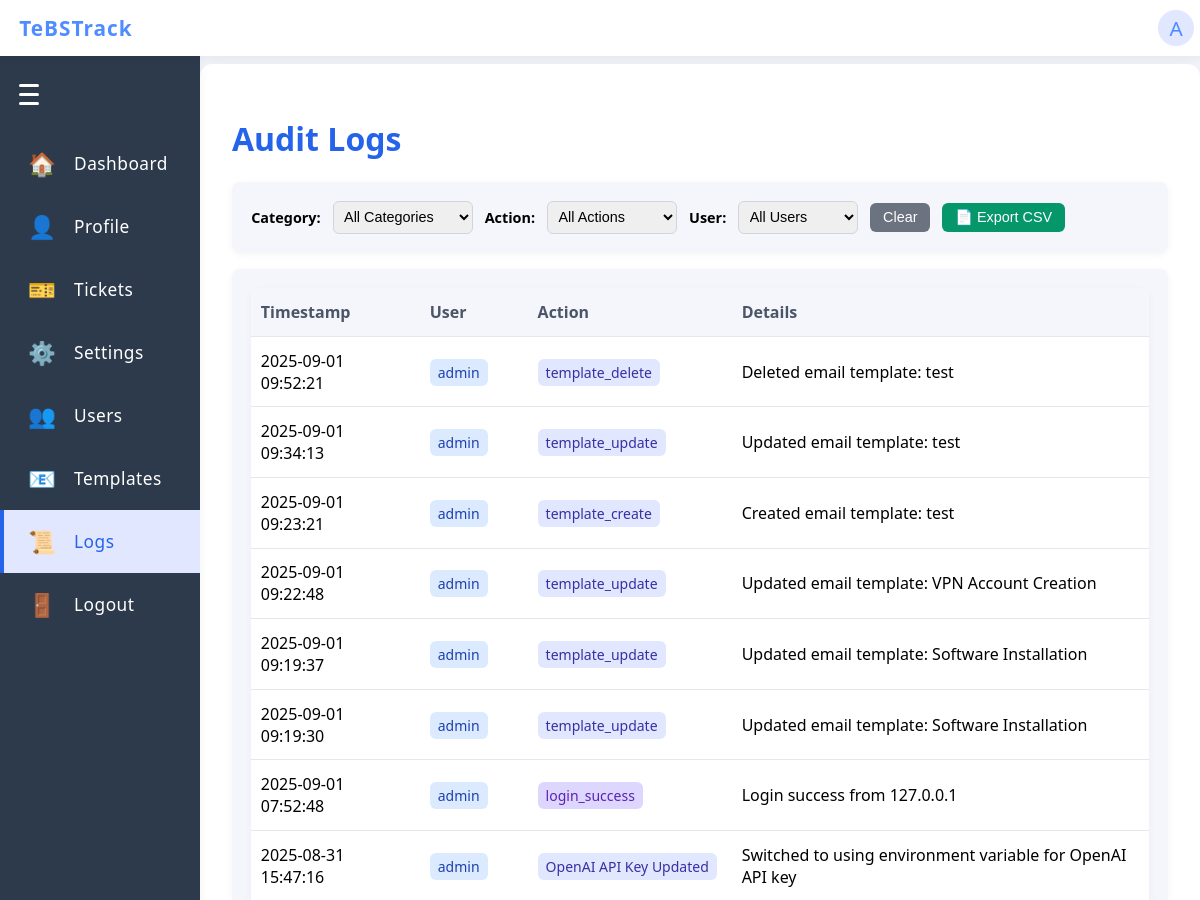
Before: /audit_logs (signed in, upper part) with the older database file.
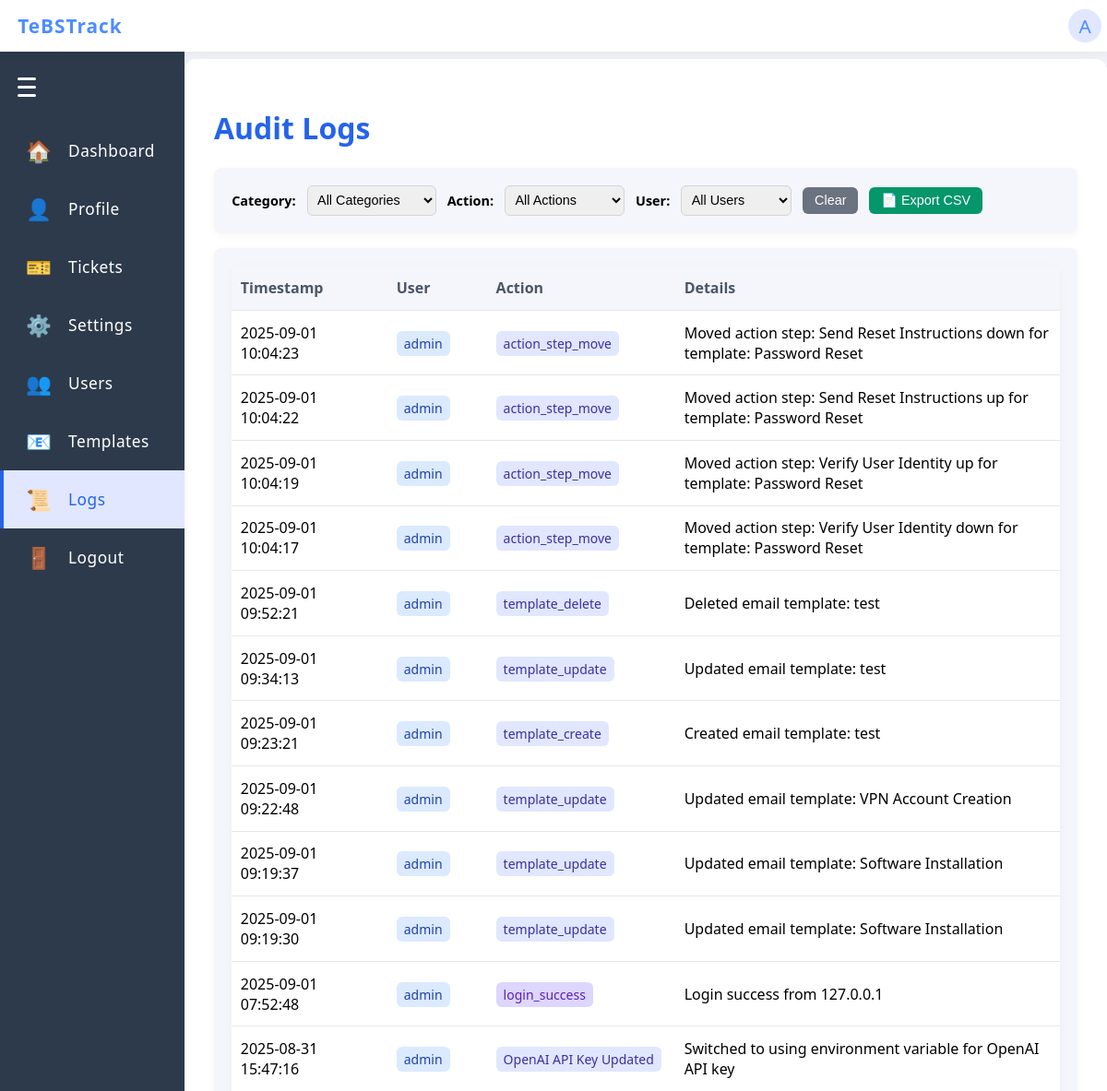
After: the same page with the newer database file.
### app/models.py (models this page shows)
class User(UserMixin, db.Model):
    id = db.Column(db.Integer, primary_key=True)
    username = db.Column(db.String(150), unique=True, nullable=False)
    password = db.Column(db.String(150), nullable=False)
    role = db.Column(db.String(20), nullable=False, default='infra')  # 'admin' or 'infra'

class Log(db.Model):
    id = db.Column(db.Integer, primary_key=True)
    timestamp = db.Column(db.DateTime, server_default=db.func.now(), nullable=False)
    user = db.Column(db.String(150), nullable=False)
    action = db.Column(db.String(100), nullable=False)
    details = db.Column(db.Text, nullable=True)

### app/routes.py (the view)
@main.route('/audit_logs', methods=['GET'])
@login_required
def audit_logs():
    if current_user.role != 'admin':
        return redirect(url_for('main.index'))
    from .models import Log
    logs = Log.query.order_by(Log.timestamp.desc()).all()
    return render_template('audit_logs.html', logs=logs)

### app/__init__.py (called while the page is built)
def create_app():
    app = Flask(__name__)
    app.config.from_object('config.Config')
    app.config['SESSION_COOKIE_HTTPONLY'] = True  # Prevent JS access to session cookie
    app.config['SESSION_COOKIE_SAMESITE'] = 'Lax'  # Restrict cross-site requests
    csrf.init_app(app)
    db.init_app(app)
    login_manager.init_app(app)
    app.register_blueprint(main)
    from flask_wtf.csrf import CSRFError
    from .routes import LoginForm
    from flask import render_template, flash
    @app.errorhandler(CSRFError)
    def handle_csrf_error(e):
        flash('CSRF token missing or invalid. Please refresh the page and try again.', 'error')
        return render_template('login.html', form=LoginForm()), 400
    from .models import User
    @login_manager.user_loader
    def load_user(user_id):
        return User.query.get(int(user_id))
    return app

### app/routes.py (called while the page is built)
@main.before_app_request
def require_login():
    allowed_routes = ['main.login', 'static']
    if not current_user.is_authenticated and request.endpoint not in allowed_routes:
        return redirect(url_for('main.login'))

### app/templates/audit_logs.html (shortened to what this page needs)
{% extends 'base.html' %}
{% block content %}
<div class="dashboard-container">
  <h1 style="color:#2563eb;">Audit Logs</h1>
  <div class="admin-section" style="margin-top:1rem; margin-bottom:1rem;">
    <div style="display: flex; gap: 0.75rem; align-items: center; flex-wrap: wrap;">
      <label for="actionFilter" style="font-weight: 600; font-size: 0.9rem;">Category:</label>
      <select id="actionFilter" onchange="filterLogs()" style="padding: 0.4rem; border: 1px solid #d1d5db; border-radius: 0.375rem; width: 140px; font-size: 0.9rem;">
        <option value="">All Categories</option>
        {% set unique_actions = logs|map(attribute='action')|unique|list %}
        {% set categories = {
          'Authentication': [],
          'Knowledge Base': [],
          'Ticket Management': [],
          'Bulk Operations': [],
          'User Management': [],
          'Email Operations': [],
          'System Operations': []
        } %}
        {% for action in unique_actions %}
          {% if 'login' in action.lower() or 'logout' in action.lower() %}
            {% set _ = categories['Authentication'].append(action) %}
          {% elif 'knowledge base' in action.lower() %}
            {% set _ = categories['Knowledge Base'].append(action) %}
          {% elif 'ticket' in action.lower() %}
            {% set _ = categories['Ticket Management'].append(action) %}
          {% elif 'bulk' in action.lower() %}
            {% set _ = categories['Bulk Operations'].append(action) %}
          {% elif 'user' in action.lower() %}
            {% set _ = categories['User Management'].append(action) %}
          {% elif 'email' in action.lower() %}
            {% set _ = categories['Email Operations'].append(action) %}
          {% else %}
            {% set _ = categories['System Operations'].append(action) %}
          {% endif %}
        {% endfor %}
      </select>
      <label for="specificActionFilter" style="font-weight: 600; font-size: 0.9rem;">Action:</label>
      <select id="specificActionFilter" onchange="filterLogs()" style="padding: 0.4rem; border: 1px solid #d1d5db; border-radius: 0.375rem; width: 130px; font-size: 0.9rem;">
        <option value="">All Actions</option>
      </select>
      <label for="userFilter" style="font-weight: 600; font-size: 0.9rem;">User:</label>
      <select id="userFilter" onchange="filterLogs()" style="padding: 0.4rem; border: 1px solid #d1d5db; border-radius: 0.375rem; width: 120px; font-size: 0.9rem;">
        <option value="">All Users</option>
        {% for log in logs %}
          {% if log.user not in unique_users %}
            {% set unique_users = unique_users + [log.user] if unique_users else [log.user] %}
          {% endif %}
        {% endfor %}
        {% set unique_users = logs|map(attribute='user')|unique|list %}
      </select>
      <button onclick="clearFilters()" style="padding: 0.4rem 0.8rem; background-color: #6b7280; color: white; border: none; border-radius: 0.375rem; cursor: pointer; font-size: 0.9rem;">Clear</button>
      <button onclick="exportLogs()" style="padding: 0.4rem 0.8rem; background-color: #059669; color: white; border: none; border-radius: 0.375rem; cursor: pointer; font-size: 0.9rem;">
        📄 Export CSV
      </button>
    </div>
  </div>
  <div class="admin-section" style="margin-top:1rem;">
    <table class="ticket-table" id="auditTable">
      <thead>
        <tr>
          <th>Timestamp</th>
          <th>User</th>
          <th>Action</th>
          <th>Details</th>
        </tr>
      </thead>
      <tbody>
        {% for log in logs %}
        <tr class="audit-row" data-action="{{ log.action }}" data-user="{{ log.user }}" data-category="{% if 'login' in log.action.lower() or 'logout' in log.action.lower() %}Authentication{% elif 'knowledge base' in log.action.lower() %}Knowledge Base{% elif 'ticket' in log.action.lower() %}Ticket Management{% elif 'bulk' in log.action.lower() %}Bulk Operations{% elif 'user' in log.action.lower() %}User Management{% elif 'email' in log.action.lower() %}Email Operations{% else %}System Operations{% endif %}">
          <td>{{ log.timestamp.strftime('%Y-%m-%d %H:%M:%S') if log.timestamp else log.timestamp }}</td>
          <td>
            <span class="user-badge">{{ log.user }}</span>
          </td>
          <td>
            {% set action = log.action %}
            {% set category = '' %}
            {% if 'login' in action.lower() or 'logout' in action.lower() %}
              {% set category = 'Authentication' %}
              <span class="action-badge auth-action">{{ log.action }}</span>
            {% elif 'knowledge base' in action.lower() %}
              {% set category = 'Knowledge Base' %}
              <span class="action-badge kb-action">{{ log.action }}</span>
            {% elif 'ticket' in action.lower() %}
              {% set category = 'Ticket Management' %}
              <span class="action-badge ticket-action">{{ log.action }}</span>
            {% elif 'bulk' in action.lower() %}
              {% set category = 'Bulk Operations' %}
              <span class="action-badge bulk-action">{{ log.action }}</span>
            {% elif 'user' in action.lower() %}
              {% set category = 'User Management' %}
              <span class="action-badge user-action">{{ log.action }}</span>
            {% elif 'email' in action.lower() %}
              {% set category = 'Email Operations' %}
              <span class="action-badge email-action">{{ log.action }}</span>
            {% else %}
              {% set category = 'System Operations' %}
              <span class="action-badge system-action">{{ log.action }}</span>
            {% endif %}
          </td>
          <td class="details-cell">
            {% if 'Knowledge Base' in log.action and 'Before:' in log.details %}
              <div class="kb-details">
                <div class="kb-summary">
                  {% set parts = log.details.split(' | ') %}
                  {% for part in parts %}
                    {% if 'Before:' in part or 'After:' in part %}
                      <div class="kb-status-change">
                        <strong>{{ part.split(':')[0] }}:</strong>
                        <span class="status-info">{{ part.split(':', 1)[1] }}</span>
                      </div>
                    {% else %}
                      <div>{{ part }}</div>
                    {% endif %}
                  {% endfor %}
                </div>
              </div>
            {% else %}
              {{ log.details }}
            {% endif %}
          </td>
        </tr>
        {% endfor %}
      </tbody>
    </table>
  </div>
</div>
{% endblock %}

### app/templates/base.html (shortened to what this page needs)
<!doctype html>
<html lang="en">
<head>
</head>
<body>
  <div class="navbar">
    <a href="{{ url_for('main.index') }}" class="navbar-title" style="text-decoration:none;">
      TeBSTrack
    </a>
    {% if current_user.is_authenticated %}
    <div class="navbar-profile" id="profile-btn">
      <span class="profile-icon">{{ current_user.username[0]|upper if current_user.username else '?' }}</span>
    </div>
    {% endif %}
  </div>
  {% if not hide_sidenav %}
    <div class="sidenav-hamburger" id="sidenav-hamburger">
      <span></span>
      <span></span>
      <span></span>
    </div>
    <a href="{{ url_for('main.index') }}" class="sidenav-link{% if request.endpoint == 'main.index' %} active{% endif %}" data-label="Dashboard">
      <span class="sidenav-icon">🏠</span>
      <span class="sidenav-label">Dashboard</span>
    </a>
    <a href="{{ url_for('main.profile') }}" class="sidenav-link{% if request.endpoint == 'main.profile' %} active{% endif %}" data-label="Profile">
      <span class="sidenav-icon">👤</span>
      <span class="sidenav-label">Profile</span>
    </a>
    <a href="{{ url_for('main.tickets') }}" class="sidenav-link{% if request.endpoint in ['main.tickets', 'main.view_ticket'] %} active{% endif %}" data-label="Tickets">
      <span class="sidenav-icon">🎫</span>
      <span class="sidenav-label">Tickets</span>
    </a>
    <a href="{{ url_for('main.settings') }}" class="sidenav-link{% if request.endpoint == 'main.settings' %} active{% endif %}" data-label="Settings">
      <span class="sidenav-icon">⚙️</span>
      <span class="sidenav-label">Settings</span>
    </a>
    {% if current_user.role == 'admin' %}
    <a href="{{ url_for('main.manage_users') }}" class="sidenav-link{% if request.endpoint == 'main.manage_users' %} active{% endif %}" data-label="Users">
      <span class="sidenav-icon">👥</span>
      <span class="sidenav-label">Users</span>
    </a>
    <a href="{{ url_for('main.manage_email_templates') }}" class="sidenav-link" data-label="Templates">
      <span class="sidenav-icon">📧</span>
      <span class="sidenav-label">Templates</span>
    </a>
    <a href="{{ url_for('main.audit_logs') }}" class="sidenav-link{% if request.endpoint == 'main.audit_logs' %} active{% endif %}" data-label="Logs">
      <span class="sidenav-icon">📜</span>
      <span class="sidenav-label">Logs</span>
    </a>
    {% endif %}
    <a href="{{ url_for('main.logout') }}" class="sidenav-link{% if request.endpoint == 'main.logout' %} active{% endif %}" data-label="Logout">
      <span class="sidenav-icon">🚪</span>
      <span class="sidenav-label">Logout</span>
    </a>
  {% endif %}
  <div class="main-content{% if hide_sidenav %} no-sidenav{% endif %}">
    {% block content %}{% endblock %}
  </div>
  <link rel="stylesheet" href="https://cdnjs.cloudflare.com/ajax/libs/font-awesome/6.0.0/css/all.min.css">
</body>
</html>

### app/templates/base.html (style rules this page uses)
body { background: #f4f6fb; font-family: 'Segoe UI', Arial, sans-serif; margin: 0; padding: 0; }
.navbar { position: fixed; top: 0; left: 0; width: 100%; height: 56px; background: #fff; box-shadow: 0 2px 8px rgba(0,0,0,0.06); display: flex; align-items: center; justify-content: flex-start; padding: 0 1.2rem; z-index: 1000; }
.navbar-title { font-size: 1.3rem; font-weight: 700; color: #4f8cff; letter-spacing: 1px; }
.navbar-profile { position: relative; display: flex; align-items: center; cursor: pointer; right: 25px; }
.profile-icon { width: 36px; height: 36px; border-radius: 50%; background: #e0e7ff; display: flex; align-items: center; justify-content: center; font-size: 1.3rem; color: #4f8cff; margin-left: 8px; }
.sidenav-hamburger { width: 28px; height: 28px; margin: 0 0 1.5rem 1.2rem; display: flex; flex-direction: column; justify-content: center; cursor: pointer; z-index: 1001; }
.sidenav-hamburger span { display: block; height: 3px; width: 20px; background: #fff; margin: 3px 0; border-radius: 2px; transition: all 0.3s; }
.sidenav-link { color: #fff; padding: 1rem 1.5rem; text-decoration: none; font-size: 1.08rem; font-weight: 500; letter-spacing: 0.5px; transition: background 0.18s, color 0.18s, padding 0.3s, font-size 0.3s; border-left: 4px solid transparent; display: flex; align-items: center; }
.sidenav-link.active { background: #e0e7ff; color: #2563eb; border-left: 4px solid #2563eb; }
.sidenav-icon { font-size: 1.4rem; margin-right: 1.1rem; min-width: 1.4rem; text-align: center; display: inline-block; transition: margin 0.3s; }
.sidenav-label { transition: opacity 0.3s, width 0.3s; white-space: nowrap; overflow: hidden; }
.main-content { margin-left: 200px; margin-top: 64px; transition: margin-left 0.3s ease; }
.dashboard-container { max-width: 1100px; margin: 40px auto; padding: 2rem; background: #fff; border-radius: 12px; box-shadow: 0 4px 24px rgba(0,0,0,0.08); }
.ticket-table { width: 100%; border-collapse: collapse; background: #fff; border-radius: 8px; overflow: hidden; box-shadow: 0 2px 8px rgba(0,0,0,0.04); }
.ticket-table th, .ticket-table td { padding: 0.8rem 0.6rem; border-bottom: 1px solid #e5e7eb; text-align: left; }
.ticket-table th { background: #f4f6fb; color: #4a5568; font-weight: 600; }
.admin-section { margin-top: 2.5rem; padding: 1.2rem; background: #f4f6fb; border-radius: 8px; box-shadow: 0 2px 8px rgba(0,0,0,0.04); }

### app/templates/audit_logs.html (style rules this page uses)
.user-badge { background-color: #dbeafe; color: #1e40af; padding: 0.25rem 0.5rem; border-radius: 0.375rem; font-size: 0.875rem; font-weight: 500; }
.action-badge { padding: 0.25rem 0.5rem; border-radius: 0.375rem; font-size: 0.875rem; font-weight: 500; white-space: nowrap; }
.system-action { background-color: #e0e7ff; color: #3730a3; }
.auth-action { background-color: #ddd6fe; color: #5b21b6; }
.details-cell { max-width: 400px; word-wrap: break-word; }

Changed rows visible on the page:
added Log: timestamp "2025-09-01 10:04:23", user "admin", action "action_step_move", details "Moved action step: Send Reset Instructions down for template: Password Reset"
added Log: timestamp "2025-09-01 10:04:22", user "admin", action "action_step_move", details "Moved action step: Send Reset Instructions up for template: Password Reset"
added Log: timestamp "2025-09-01 10:04:19", user "admin", action "action_step_move", details "Moved action step: Verify User Identity up for template: Password Reset"
added Log: timestamp "2025-09-01 10:04:17", user "admin", action "action_step_move", details "Moved action step: Verify User Identity down for template: Password Reset"
